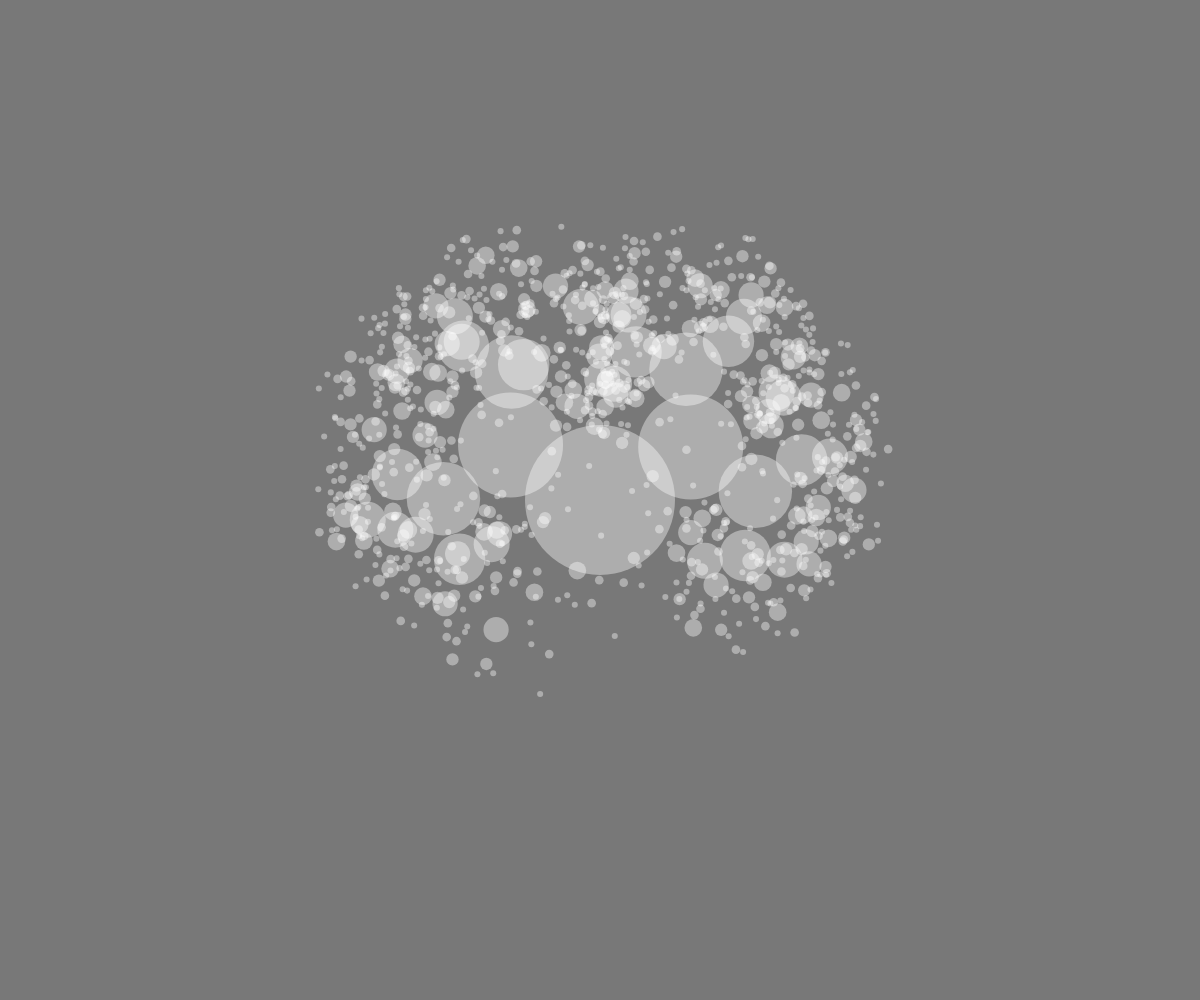
Frame 1 (no input)
Frame 60 (no input): identical to frame 1, image omitted
Frame 120 (the mouse pressed at the canvas centre since frame 60): identical to frame 1, image omitted

The p5.js sketch that drew this single still picture (run headless with seeded random() and noise() and a simulated clock; from frame 60 on, the mouse is pressed at the canvas centre):

// p5.js sketch
// ── sketch.js
let rnd1, rnd2;

function setup() {
  createCanvas(windowWidth, windowHeight);
}
let listo=false;
function draw() {
  stroke(0,0);
  fill(255,100);
  if (listo) return;
  listo=true;
  translate(windowWidth/2,windowHeight/2);
  background(120);
  let prim = new Primitive();
  prim.draw(createVector(0,0), .7, 1, 1., -150, 1, 10);
}

class Primitive 
{
  constructor() {
  } 
  draw(p, scalar, sc, angle, offset, iteration, maxiterations) {
    rnd1=random();
    rnd2=random();
    angle*=.9+rnd1*.2;
    if (iteration>maxiterations) return;
    circle(p.x,p.y,offset*sc);
    p.add(0,offset);
    p.rotate(angle);
    let clone1 = new Primitive()
    clone1.draw(p.copy().mult(scalar), scalar, sc*scalar, angle, offset, iteration + 1, maxiterations);
    angle*=.9+rnd2*.2;
    p.rotate(-angle*2);
    let clone2 = new Primitive()
    clone2.draw(p.copy().mult(scalar), scalar, sc*scalar, angle, offset, iteration + 1, maxiterations);
  }
}
